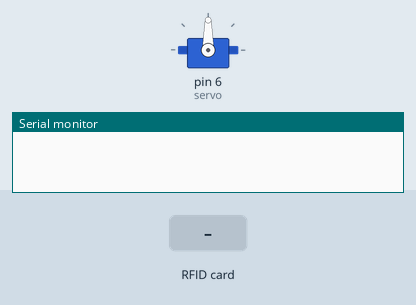
Bench run of a program on a simulated Arduino Uno, built with avr-gcc and run on an emulated ATmega328P. On the bench: servo, the last lines printed to the serial monitor. The inputs (shaded band) are chosen by the test bench.

Above: at 1.2 s.
1.3 s: RFID card 94 D2 FA F4 held to the reader
At 2.3 s:
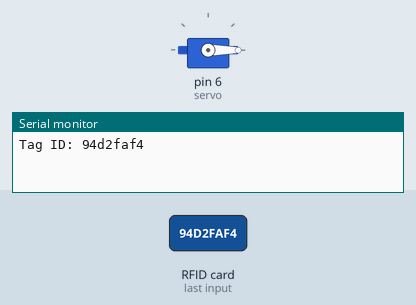
Timing chart, 0 to 7.8 s (numbered marks = the images above; inputs shaded):
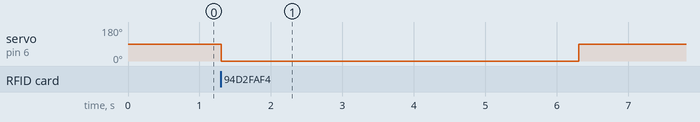

Measured:
- after the input at 1.3 s, servo on pin 6 (servo): 90° → 0° at once, → 90° 5.0 s later

The program:

main.cpp
```cpp
#include <SPI.h>
#include <MFRC522.h>
#include <Servo.h>

#define SS_PIN 10
#define RST_PIN 9

MFRC522 mfrc522(SS_PIN, RST_PIN);
Servo servo;  // Create a servo object

// Define allowed tag IDs in an array
String allowedTags[] = {
  "94d2faf4",
  "a47f0304",
  "90056026"
};

void setup() {
  Serial.begin(9600);
  SPI.begin();
  mfrc522.PCD_Init(0);
  mfrc522.PCD_SetAntennaGain(mfrc522.RxGain_max);
  servo.attach(6);  // Attach the servo to pin 8
}

void loop() {
  if (mfrc522.PICC_IsNewCardPresent() && mfrc522.PICC_ReadCardSerial()) {

    String tagId = "";

    // Read tag ID
    for (byte i = 0; i < mfrc522.uid.size; i++) {
      tagId += (mfrc522.uid.uidByte[i] < 0x10 ? "0" : "") + String(mfrc522.uid.uidByte[i], HEX);
    }

    // Check if the detected tag ID is valid
    bool isValidTag = false;
    for (size_t i = 0; i < sizeof(allowedTags) / sizeof(allowedTags[0]); i++) {
      if (tagId == allowedTags[i]) {
        isValidTag = true;
        break;
      }
    }

    if (isValidTag) {
      // Send data to computer
      Serial.print("Tag ID: ");
      Serial.println(tagId);

      // Rotate the servo 90 degrees for 2 seconds
      servo.write(0);  // Rotate servo to 0 degrees
      delay(5000);     // Wait for 5 seconds (you mentioned 2 seconds, but I've used 5 seconds)
      servo.write(90); // Rotate servo back to 90 degrees (center position)
    } else {
      ;
    }

    mfrc522.PICC_HaltA();
    mfrc522.PCD_StopCrypto1();
    delay(100);  // Delay to prevent reading the same card multiple times
  }
}
```
